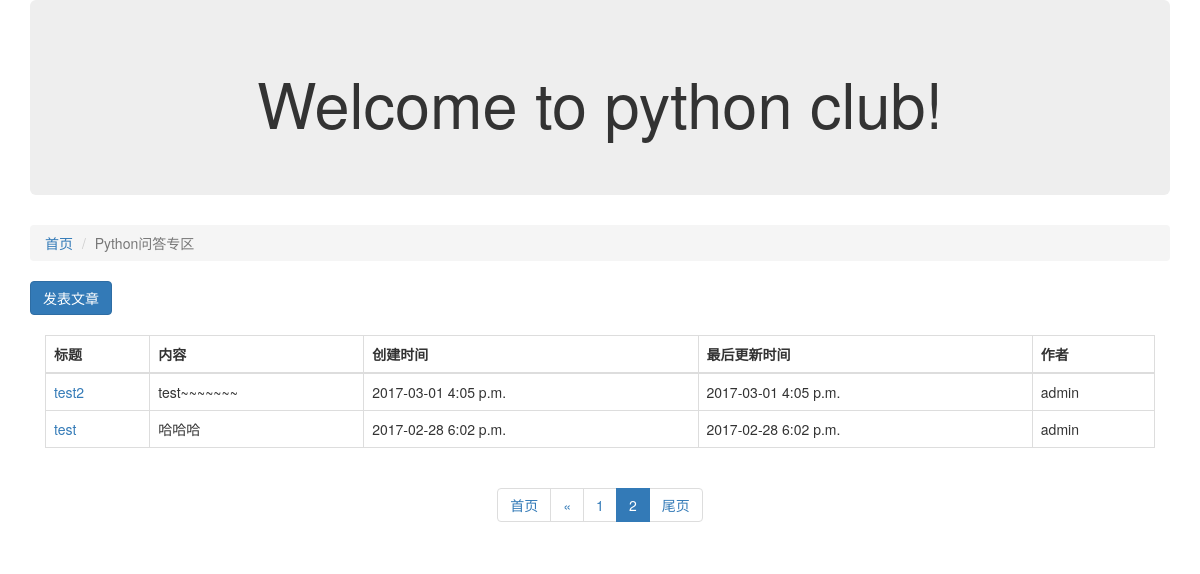
Page /article/list/1?page_no=2 on the committed database.
### block/models.py (models this page shows, shortened)
class Block(models.Model):
    block_name = models.CharField("板块名称",max_length=100)
    block_description = models.CharField("板块描述",max_length=100)
    manager_name = models.CharField("管理员名称",max_length=100)
    block_status = models.IntegerField("状态",choices=((0,"正常"),(-1,"删除")))
    class Meta:
        verbose_name = "各板块信息"
        verbose_name_plural = "板块集合"

### article/models.py (models this page shows, shortened)
class Article(models.Model):
    owner = models.ForeignKey(User,verbose_name="作者")
    block = models.ForeignKey(Block, verbose_name="板块ID")
    article_title = models.CharField("文章名称",max_length=100)
    article_content = models.CharField("文章内容",max_length=10000)
    article_status = models.IntegerField("状态",choices=((0,"正常"),(-1,"删除")))
    create_timestamp = models.DateTimeField("创建时间",auto_now_add=True)
    last_update_timestamp = models.DateTimeField("最后更新时间",auto_now=True)
    class Meta:
        verbose_name = "文章"
        verbose_name_plural = "文章"

### article/views.py (the view)
# urls.py: url(r'^list/(?P<block_id>\d+)',article_list),
def article_list(request, block_id):
    block_id = int(block_id)
    block = Block.objects.get(id=block_id)
    all_articles = Article.objects.filter(block=block, article_status=0).order_by("-id")
    ARTICLE_CNT_1PAGE = 2
    p = Paginator(all_articles, ARTICLE_CNT_1PAGE)
    page_no = int(request.GET.get("page_no", "1"))
    page = p.page(page_no)
    articles_objs = page.object_list
    page_links = [i
                  for i in range(page_no - 2, page_no + 3) if i > 0 and i <= p.num_pages]
    return render(request, "article_list.html",
                  {"articles": articles_objs, "b": block, "page_no": page_no, "page": page,
                   "page_links": page_links, "p": p})

### article/templates/article_list.html (shortened to what this page needs)
{% extends "base.html" %}
{% block content %}
<div class="col-xs-12 col-md-12">
    <ol class="breadcrumb">
        <li><a href="/">首页</a></li>
        <li class="active">{{ b.block_name }}</li>
    </ol>
</div>
<div class="col-xs-12 col-md-12">
    <a href="/article/create/{{ b.id }}" class="btn btn-primary"> 发表文章 </a>
    <br/>
    <br/>
    <div class="col-xs-12 col-md-12">
        <table class="table table-bordered">
            <thead>
            <tr>
                <th>标题</th>
                <th>内容</th>
                <th>创建时间</th>
                <th>最后更新时间</th>
                <th>作者</th>
            </tr>
            </thead>
            <tbody>
            {% for article in articles %}
            <tr>
                <td><a href="/article/detail/{{ article.id }}">{{ article.article_title }}</a></td>
                <td>{{ article.article_content }}</td>
                <td>{{ article.create_timestamp|date:"Y-m-d P" }}</td>
                <td>{{ article.last_update_timestamp|date:"Y-m-d P" }}</td>
                <td>{{ article.owner }}</td>
            </tr>
            {% endfor %}
            </tbody>
        </table>
    </div>
</div>
<div class="col-xs-12 col-md-12">
    <center>
        <nav aria-label="Page navigation">
            <ul class="pagination">
                <li><a href="?page_no=1">首页</a></li>
                {% if page.has_previous %}
                <li>
                    <a href="?page_no={{ page.previous_page_number }}" aria-label="Previous">
                        <span aria-hidden="True">&laquo;</span>
                    </a>
                </li>
                {% endif %}
                {% for current_no in page_links %}
                {% if current_no == page_no %}
                <li class="active"><a href="?page_no={{ current_no }}">{{ current_no }}</a></li>
                {% else %}
                <li><a href="?page_no={{ current_no }}">{{ current_no }}</a></li>
                {% endif %}
                {% endfor %}
                <li><a href="?page_no={{ p.num_pages }}">尾页</a></li>
            </ul>
        </nav>
    </center>
</div>
{% endblock %}

### rows in the picture
Block: block_name "Python问答专区"
Article: article_title "test2", article_content "test~~~~~~~", create_timestamp "2017-03-01 4:05 p.m.", last_update_timestamp "2017-03-01 4:05 p.m.", owner "admin"
Article: article_title "test", article_content "哈哈哈", create_timestamp "2017-02-28 6:02 p.m.", last_update_timestamp "2017-02-28 6:02 p.m.", owner "admin"

### other values in the picture
{{ current_no }} "1"
{{ current_no }} "2"
